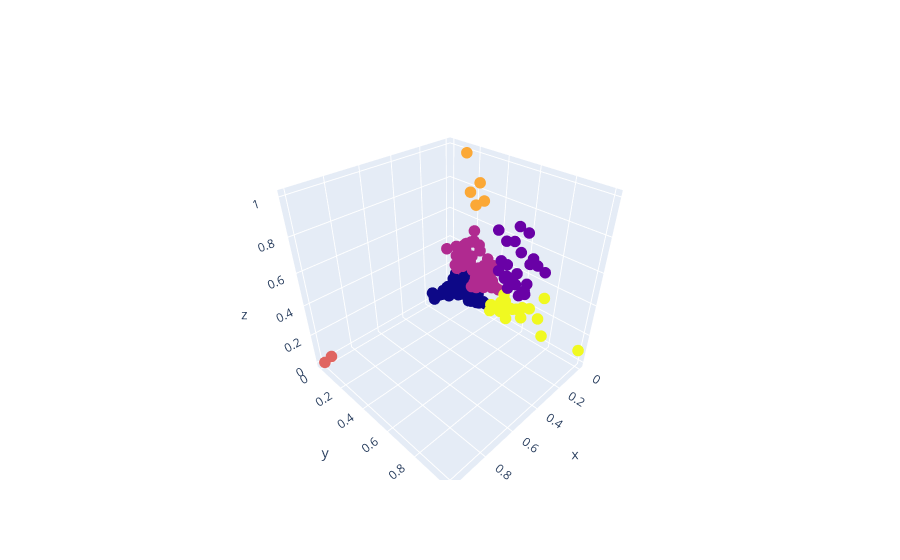

Write notebook code for a chart like this one.
### Code cell
fig = go.Figure(data=[go.Scatter3d(x=data['Population'], y=data['Tot Cases//1M pop'], z=data['Tot Deaths/1M pop'],
mode='markers', marker_color=data['Cluster'], marker_size = 4)])
fig.show()

### Figure 1 — Plotly figure (JSON) as saved in the notebook; plotly's stock layout.template omitted (floating-point values rounded to 4 significant figures; data arrays with more than 128 entries replaced by an {"elided": "..."} marker saying what was removed)
{"data": [{"marker": {"color": {"elided": "225 int values"}, "size": 4}, "mode": "markers", "type": "scatter3d", "x": {"elided": "225 float values"}, "y": {"elided": "225 float values"}, "z": {"elided": "225 float values"}}], "layout": {}}
